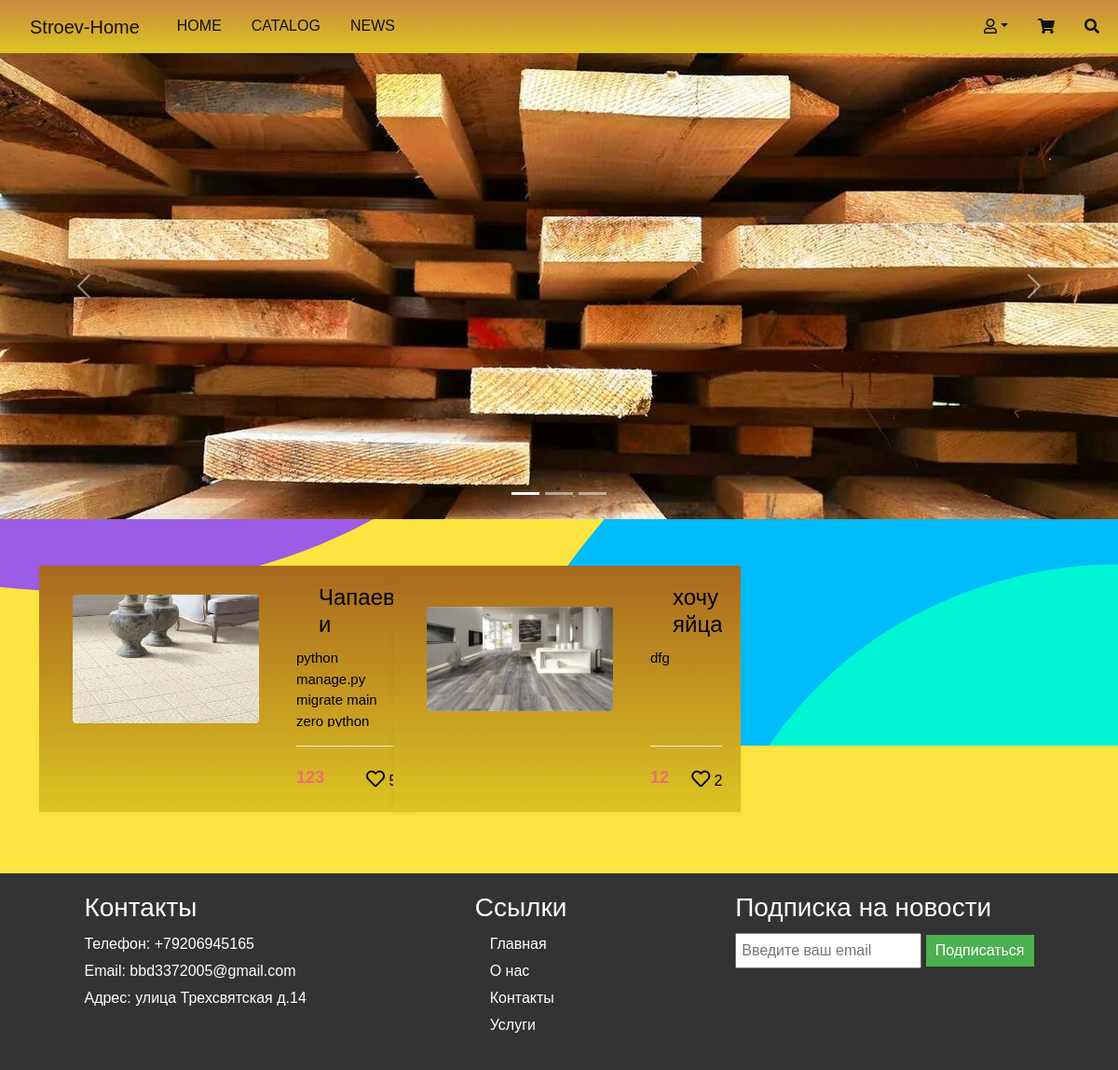
The page / on the database its author committed.
### main/models.py (models this page shows, shortened)
class BuildingMaterials(models.Model):
    title = models.CharField(max_length=128, null=True, verbose_name='Название материала')
    description = models.TextField(max_length=256, null=True, verbose_name='Описание материала')
    image = models.ImageField(default='chto.png', upload_to='profile_pics')
    price = models.IntegerField(null=True, default=0, verbose_name='Цена')
    slug = models.SlugField(unique=True, null=True)  # Добавление поля slug
    available = models.BooleanField(default=True)
    author = models.ForeignKey(Profile, on_delete=models.CASCADE, null=True)
    likes = models.ManyToManyField(Profile, related_name='liked_materials', through='Like')
    category = models.ForeignKey(Category, on_delete=models.SET_NULL, null=True, related_name='materials')
    def get_absolute_url(self):
        return reverse('main:post-detail', args=[self.id, self.slug])

### main/views.py (the view)
# urls.py: path('', ViewIndex.as_view(), name='index'),
class ViewIndex(ListView):
    model = BuildingMaterials
    context_object_name = 'post'
    fields = ['title', 'content', 'image', 'price']
    template_name = 'blog/index.html'
    paginate_by = 9
    def get_queryset(self):
        queryset = super().get_queryset()
        return queryset
    def get_context_data(self, **kwargs):
        context = super().get_context_data(**kwargs)
        page_objects = context['post']
        paginator = Paginator(page_objects, self.paginate_by)
        page_number = self.request.GET.get('page')
        page_objects = paginator.get_page(page_number)
        if self.request.user.is_authenticated:
            user_profile = self.request.user.profile  # Предположим, что у пользователя есть профиль
            for material in page_objects:
                material.is_liked = Like.objects.filter(user=user_profile, material=material).exists()
        context['post'] = page_objects
        return context

### main/templates/blog/index.html (shortened to what this page needs)
{% extends "blog/base.html" %}
{% load static %}
{% block css %}
    <link rel="stylesheet" href="{% static 'blog/main.css' %}">
{% endblock %}
{% block content %}
    <div class="container-fluid my-carousel">
        <div id="carouselExampleIndicators" class="carousel slide carousel-fade" data-bs-ride="carousel" data-bs-interval="5000">
            <div class="carousel-indicators">
                <button type="button" data-bs-target="#carouselExampleIndicators" data-bs-slide-to="0" class="active" aria-current="true" aria-label="Slide 1"></button>
                <button type="button" data-bs-target="#carouselExampleIndicators" data-bs-slide-to="1" aria-label="Slide 2"></button>
                <button type="button" data-bs-target="#carouselExampleIndicators" data-bs-slide-to="2" aria-label="Slide 3"></button>
            </div>
            <div class="carousel-inner">
                <div class="carousel-item active">
                    <img src="{% static 'img/2.jpg' %}" class="d-block w-100" alt="...">
                </div>
            </div>
            <button class="carousel-control-prev" type="button" data-bs-target="#carouselExampleIndicators" data-bs-slide="prev">
                <span class="carousel-control-prev-icon" aria-hidden="true"></span>
            </button>
            <button class="carousel-control-next" type="button" data-bs-target="#carouselExampleIndicators" data-bs-slide="next">
                <span class="carousel-control-next-icon" aria-hidden="true"></span>
            </button>
        </div>
    </div>
    <section class="main-content">
        <div class="container" id="Catalog">
            {% for material in post %}
                {% if forloop.first or forloop.counter0|divisibleby:3 %}
                    <div class="row">
                {% endif %}
                <div class="col-lg-4 col-sm-6 mb-3">
                    <div class="product-card">
                        <div class="product-thumb">
                            <a href="{{ material.get_absolute_url }}">
								<img src="{{ material.image.url }}" alt="" class="img-fluid rounded" style="max-width: 200px; max-height: 150px; object-fit: cover;">
                            </a>
                        </div>
                        <div class="product-details">
                            <h4><a href="{{ material.get_absolute_url }}">{{ material.title }}</a></h4>
                            <p>{{ material.description }}</p>
                            <div class="product-bottom-details d-flex justify-content-between">
                                <div class="product-price">
                                    {{ material.price }}
                                </div>
                                <div class="product-links">
                                    {% if material.is_liked %}
                                        <a href="#" class="liked"><i class="fas fa-heart"></i></a>
                                    {% else %}
                                        <a href="{% url 'main:like_material' material.id %}"><i class="far fa-heart"></i></a>
                                    {% endif %}
                                    <span class="like-count">{{ material.likes.count }}</span>
                                </div>
                            </div>
                        </div>
                    </div>
                </div>
                {% if forloop.last or forloop.counter|divisibleby:3 %}
                    </div>
                {% endif %}
            {% empty %}
                <p>No materials found.</p>
            {% endfor %}
        </div>
    </section>
{% endblock content %}
{% block footer %}
    <footer>
        <div class="footer-content" id="News">
            <h3>Контакты</h3>
            <p>Телефон: +79206945165</p>
            <p>Email: bbd3372005@gmail.com</p>
            <p>Адрес: улица Трехсвятская д.14</p>
        </div>
        <div class="footer-content">
            <h3>Ссылки</h3>
            <ul>
                <li><a href="{% url 'main:index' %}">Главная</a></li>
                <li><a href="#">О нас</a></li>
                <li><a href="#">Контакты</a></li>
                <li><a href="#">Услуги</a></li>
            </ul>
        </div>
        <div class="footer-content">
            <h3>Подписка на новости</h3>
            <form id="subscriptionForm" method="post" action="{% url 'main:import_contacts_and_send_email' %}">
                <input type="email" id="emailInput" name="email" placeholder="Введите ваш email" required>
                <button type="submit">Подписаться</button>
            </form>
            <div aria-live="polite" aria-atomic="true" class="bg-dark position-relative bd-example-toasts">
                <div class="toast-container position-absolute p-3 bottom-0 end-0" id="toastPlacement">
                </div>
            </div>
        </div>
    </footer>
{% endblock %}

### main/static/blog/main.css (style rules this page uses)
html { font-size: 16px; }
body { font-family: 'Roboto', sans-serif; font-size: 16px; font-weight: 400; color: #000; background-color: #fff; min-width: 320px; }
img { max-width: 100%; height: auto; }
section { padding: 50px 0; }
a { color: #111; }
.my-carousel { padding: 0; }
.my-carousel .carousel-item { display: flex; max-height: 500px; }
.my-carousel .carousel-item img { object-fit: cover; }
.product-card { background: linear-gradient(0deg, rgb(221, 196, 34) 0%, rgb(168, 104, 31) 100%); box-shadow: 0 2px 5px 0 rgba(0, 0, 0, 0.06); transition: all .3s; display: inline-flex !important; }
.product-thumb a { display: flex; align-items: center; justify-content: center; height: 200px; padding: 20px; }
.product-thumb img { max-width: 100%; max-height: 100%; }
.product-details { padding: 20px; }
.product-details h4 a { font-weight: 500; display: block; height: 60px; overflow: hidden; text-decoration: none; }
.product-details p { font-size: 15px; margin-bottom: 20px; color: #000; height: 85px; overflow: hidden; }
.product-bottom-details { overflow: hidden; border-top: 1px solid #eee; padding-top: 20px; }
.product-price { font-size: 18px; color: #ee6e73; font-weight: 600; }
.product-links a { font-size: 20px; margin-left: 10px; }
body { margin: 0; font-family: Arial, sans-serif; }
footer { background-color: #333; color: #fff; padding: 20px 0; display: flex; justify-content: space-around; align-items: flex-start; }
.footer-content { margin: 0 20px; }
.footer-content h3 { margin-bottom: 10px; }
.footer-content p { margin: 5px 0; }
.footer-content ul { list-style-type: none; padding: 0; }
.footer-content ul li { margin-bottom: 5px; }
.footer-content ul li a { color: #fff; text-decoration: none; }
.footer-content form input[type="email"] { width: 200px; padding: 5px; margin-bottom: 5px; }
.footer-content form button { padding: 5px 10px; background-color: #4CAF50; color: white; border: none; cursor: pointer; }
body { display: flex; flex-direction: column; min-height: 100vh; }
footer { margin-top: auto; }
body { background-color: #fee440; }
a { text-decoration: none; color: black; margin-left: 1em; }

### rows shown on the page
BuildingMaterials: image (picture), title "Чапаев и…", description "python manage.py migrate main zero python…", price "123", likes.count "5"
BuildingMaterials: image (picture), title "хочу яйца", description "dfg", price "12", likes.count "2"
